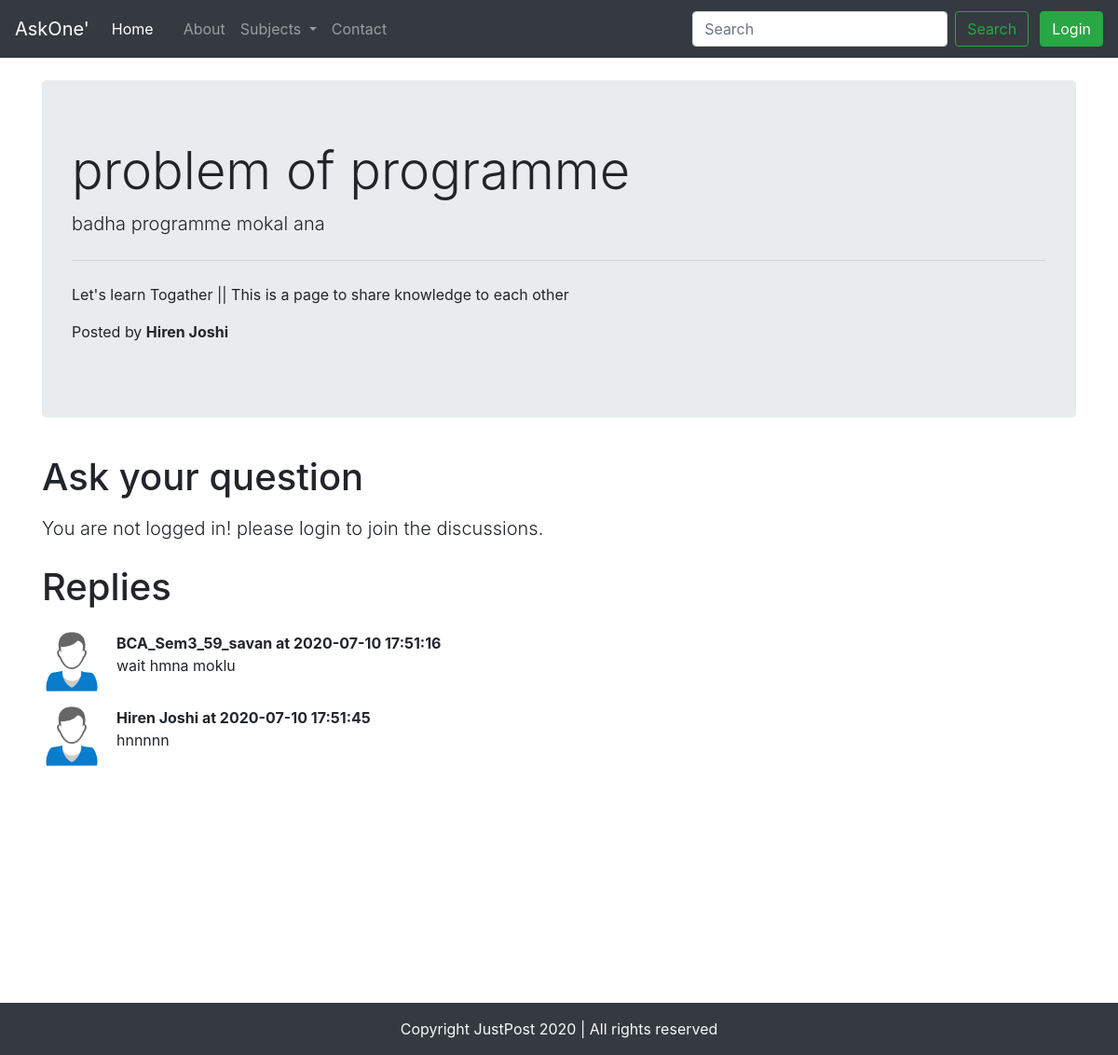
The page /thread.php?threadid=26 on the database its author committed.
### tables this page shows
CREATE TABLE `threads` (
  `thread_id` int(7) NOT NULL,
  `thread_title` varchar(255) NOT NULL,
  `thread_desc` text NOT NULL,
  `thread_user_id` int(7) NOT NULL,
  `thread_category_id` int(7) NOT NULL,
  `time_stamp` datetime NOT NULL DEFAULT current_timestamp()
);

CREATE TABLE `users` (
  `sr_no` int(8) NOT NULL,
  `image` varchar(255) NOT NULL,
  `username` varchar(50) NOT NULL,
  `user_email` varchar(30) NOT NULL,
  `user_bio` text DEFAULT NULL,
  `timestamp` datetime NOT NULL DEFAULT current_timestamp()
);

CREATE TABLE `comments` (
  `comment_id` int(8) NOT NULL,
  `comment_content` text NOT NULL,
  `thread_id` int(8) NOT NULL,
  `comment_by` int(8) NOT NULL,
  `comment_time` datetime NOT NULL DEFAULT current_timestamp()
);

### thread.php (the view, shortened to what this page needs)
<?php
include 'partials/_dbconnect.php';
    $id = $_GET['threadid'];
    $sql = "SELECT * FROM `threads` WHERE `thread_id`= $id";
    $result = mysqli_query($conn,$sql);
    while ($row = mysqli_fetch_assoc($result)){
        $title = $row['thread_title'];
    }
    ?>
<!doctype html>
<html lang="en">
<head>
    <link rel="stylesheet" href="https://stackpath.bootstrapcdn.com/bootstrap/4.5.0/css/bootstrap.min.css"
>
</head>
<body onload="loading()">
    <?php include 'partials/_header.php'; ?>
    <?php
    $id = $_GET['threadid'];
    $sql = "SELECT * FROM `threads` WHERE `thread_id`= $id";
    $result = mysqli_query($conn,$sql);
    while ($row = mysqli_fetch_assoc($result)){
        $title = $row['thread_title'];
        $desc = $row['thread_desc'];
        $user_id = $row['thread_user_id'];
        $sql2 = "SELECT username FROM `users` where sr_no=$user_id";
        $result2 = mysqli_query($conn, $sql2);
        $row2 = mysqli_fetch_assoc($result2);
        $posted_by = $row2['username'];
    }
    ?>
    <div class="container my-4">
        <div class="jumbotron">
            <h1 class="display-4"><?php echo $title; ?></h1>
            <p class="lead"><?php echo $desc; ?></p>
            <hr class="my-4">
            <p>Let's learn Togather || This is a page to share knowledge to each other
            </p>
            <p>Posted by <b><?php echo $posted_by; ?></b></p>
        </div>
    </div>
    <?php
        if (isset($_SESSION['loggedin']) && $_SESSION['loggedin'] == 1 ) {
            echo '
            <div class="container">
            <h1 class="py-2">Post a comment</h1>
            <form action="'.$_SERVER['REQUEST_URI'].'" method="post">
                <div class="form-group">
                    <label for="desc">Type your comment</label>
                    <textarea class="form-control" id="desc" name="comment" rows="3" required></textarea>
                </div>
                <button type="submit" class="btn btn-success">Submit</button>
            </form>
        </div>
            ';
        }
        else{
            echo'
            <div class="container">
                <h1 class="py-2">Ask your question</h1>
                <p class="lead">You are not logged in! please login to join the discussions.</p>
            </div>
            ';
        }
    ?>
    <div class="container mb-5" id="que">
        <h1 class="py-2">Replies</h1>
        <?php
    $sql = "SELECT * FROM `comments` WHERE `thread_id`= $id";
    $result = mysqli_query($conn,$sql);
    while ($row = mysqli_fetch_assoc($result)){
        $content = $row['comment_content'];
        $comment_time = $row['comment_time'];
        $user_id = $row['comment_by'];
        $sql2 = "SELECT username FROM `users` where sr_no=$user_id";
        $result2 = mysqli_query($conn, $sql2);
        $row2 = mysqli_fetch_assoc($result2);
       echo'
             <div class="media my-3">
                <img src="img/user-default.png" width="64px" class="mr-3" alt="...">
                <div class="media-body">
                    <p class="font-weight-bold my-0">'.$row2['username'].' at '.$comment_time.'</p>
                    '.$content.'
                </div>
            </div>';
    }
        ?>
    </div>
    <?php include 'partials/_footer.php'; ?>
</body>
</html>

### thread.php (style rules this page uses)
#que { min-height: 430px; }

### rows shown on the page
threads: thread_title "problem of programme", thread_desc "badha programme mokal ana"
users: username "Hiren Joshi"
comments: users.username "BCA_Sem3_59_savan", comment_time "2020-07-10 17:51:16", comment_content "wait hmna moklu"
comments: users.username "Hiren Joshi", comment_time "2020-07-10 17:51:45", comment_content "hnnnnn"
